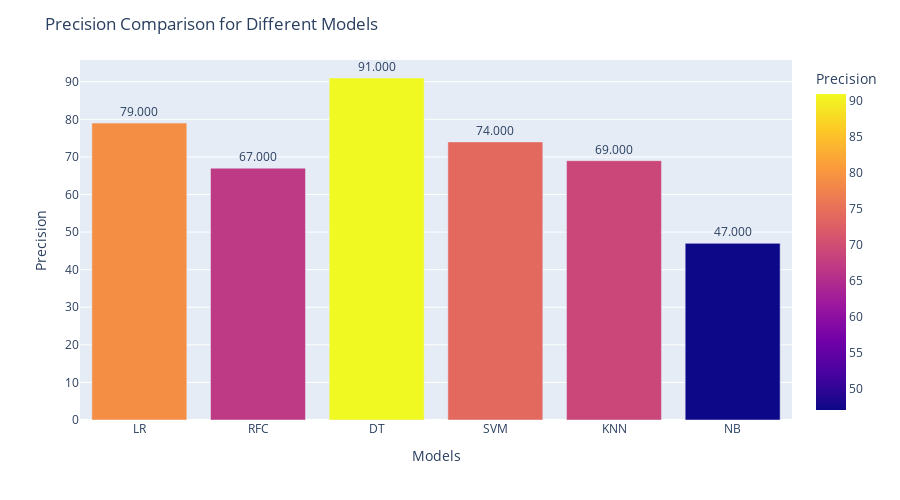

Notebook cell for this chart:
### Code cell
import plotly.express as px

# Example data
models =['LR', 'RFC', 'DT', 'SVM','KNN','NB']
precision = [79, 67, 91, 74, 69, 47]

# Create a DataFrame
data_p = {'Models': models, 'Precision': precision}
df_p = pd.DataFrame(data_p)

# Bar plot using plotly
fig = px.bar(df_p, x='Models', y='Precision', text='Precision', color='Precision', height=500)
fig.update_traces(texttemplate='%{text:.3f}', textposition='outside')
fig.update_layout(title_text='Precision Comparison for Different Models', xaxis_title='Models', yaxis_title='Precision')
fig.show()

### Figure 1 — Plotly figure (JSON) as saved in the notebook; plotly's stock layout.template omitted (floating-point values rounded to 4 significant figures)
{"data": [{"alignmentgroup": "True", "hovertemplate": "Models=%{x}<br>Precision=%{marker.color}<extra></extra>", "legendgroup": "", "marker": {"color": [79, 67, 91, 74, 69, 47], "coloraxis": "coloraxis", "pattern": {"shape": ""}}, "name": "", "offsetgroup": "", "orientation": "v", "showlegend": false, "text": [79, 67, 91, 74, 69, 47], "textposition": "outside", "texttemplate": "%{text:.3f}", "type": "bar", "x": ["LR", "RFC", "DT", "SVM", "KNN", "NB"], "xaxis": "x", "y": [79, 67, 91, 74, 69, 47], "yaxis": "y"}], "layout": {"barmode": "relative", "coloraxis": {"colorbar": {"title": {"text": "Precision"}}, "colorscale": [[0, "#0d0887"], [0.1111, "#46039f"], [0.2222, "#7201a8"], [0.3333, "#9c179e"], [0.4444, "#bd3786"], [0.5556, "#d8576b"], [0.6667, "#ed7953"], [0.7778, "#fb9f3a"], [0.8889, "#fdca26"], [1, "#f0f921"]]}, "height": 500, "legend": {"tracegroupgap": 0}, "margin": {"t": 60}, "title": {"text": "Precision Comparison for Different Models"}, "xaxis": {"anchor": "y", "domain": [0, 1], "title": {"text": "Models"}}, "yaxis": {"anchor": "x", "domain": [0, 1], "title": {"text": "Precision"}}}}
